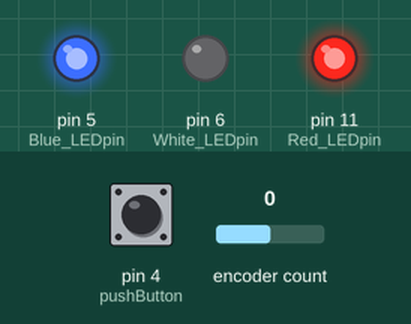
Simulated run of this sketch. Board: Arduino Uno, built with avr-gcc and run on an emulated ATmega328P. Shown: output pins drawn as LEDs (lit = HIGH). Inputs (shaded band) come from the test bench; at power-on: pin 4 (pushButton) HIGH, encoder count 0. What the sketch prints to the serial monitor is not drawn.

Above: at 0.55 s.
Timing chart, 0 to 3.5 s (numbered marks = the images above):
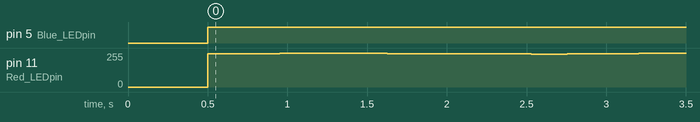

Measured:
- by itself, pin 5 (Blue_LEDpin): LOW → HIGH at 0.50 s
- by itself, pin 11 (Red_LEDpin): repeats every 2.3 s: 251/255 0.23 s, 253/255 0.68 s, 251/255 0.23 s, 250/255 0.23 s, 249/255 0.23 s, 248/255 0.23 s, 247/255 0.23 s, 248/255 0.23 s

The sketch:

ESI_N_1_Standalone_Control_Rev3.ino
```cpp
// Here's an encoder reader that maps and limits the output
// Encoder value is sent to serial, and PWM light outputs .
//  This is built around the N=1 test standalone test fixture board
//  and the Sparkfun RBG push-button encoder. (which needs a pull down resitor BTW)

//  Rev 3 adds the push button function to latch the LED ON or OFF
// and when in toggled off mode, ping the RED led to indicate power and off/standby state.

// Use the softwareserial library to create a new "soft" serial port
// for the display. This prevents display corruption when uploading code.
#include <SoftwareSerial.h>

// Attach the serial display's RX line to digital pin 2
SoftwareSerial LCDSerial(12,13); // pin 2 = TX, pin 3 = RX (unused)

#include <ClickEncoder.h>
#include <TimerOne.h>


#define ENC_FLAKY
ClickEncoder *encoder;
int16_t last, value, b, last2, wiggle, lastB;
boolean  toggleState = 0;
boolean buttOn;

int Wiggle[]    = {1,    4,    6,  6,    6,    4,     3,   2,   1,   0};

int  Red_LEDpin = 11;
int  Green_LEDpin = 6;
int  Blue_LEDpin = 5;
int  White_LEDpin = 6;
int  knobValue;
int  scaler = 25;
int  pushButton = 4;

void timerIsr() {
  encoder->service();
}


//    setup section _________________________________________________________________________

void setup()
{
  LCDSerial.begin(9600); // set up serial port for 9600 baud
  delay(500); // wait for display to boot up

  encoder = new ClickEncoder(3, 2, 4);
  Timer1.initialize(1000);
  Timer1.attachInterrupt(timerIsr);

  last = -1;

  Serial.begin(9600);
  Serial.println("Start");

  pinMode(pushButton, INPUT);


}

//    looping section _________________________________________________________________________

void loop()
{
  knobValue = getEncoder();
 // knobValue = 100;
  b = digitalRead(pushButton);

  toggleState = toggle(b,toggleState);    // functin to return a 1 or a 0 if the push botton has been pressed/toggle style

 // analogWrite(White_LEDpin, knobValue);

  if(toggleState == 255)
  {
    //We need to flip the knob values to shine the LEDs properly, 255=0ff ect ect.
    //The PWM for an LED goes here:_______________

  analogWrite(White_LEDpin, knobValue);
//  Timer1.pwm(White_LEDpin, knobValue, 1000);
  knobValue=map( knobValue, 0,255,255,0);

  analogWrite(Blue_LEDpin, breath(knobValue));
 // analogWrite(Green_LEDpin, breath(knobValue));
  analogWrite(Red_LEDpin, 255);
  }
  else
  {
        //The PWM for an LED goes here:_______________
  analogWrite(White_LEDpin, 0);
  analogWrite(Blue_LEDpin, 255);
 // analogWrite(Green_LEDpin, 255);
  analogWrite(Red_LEDpin, breath(247));
  delay(100);
  }

  delay(125);

}


//    support functions section _________________________________________________________________________


int  getEncoder(void)
{


     value += (encoder->getValue()*scaler);


//limit the output to greater than zero
  if (value < 0){
    value = 0;
  }

  // but less than 255
  if (value > 255){
    value = 255;
  }


  if (value != last)
  {
    last = value;
    Serial.print("Encoder Value: ");
    Serial.println(value);
  }

  return value;
}


//  This just moves the input up and down by a few counts to simulate a breathing rythm)
int  breath(int wind)
{

  wind = wind + Wiggle[wiggle];

  if(wiggle < 9)
  {
    wiggle++;
  }
  else
  wiggle =0;

  //limit the output to greater than zero
  if (wind < 0){
    wind = 0;
  }

  // but less than 255
  if (wind > 255){
    wind = 255;
  }


  return wind;
}

//---------------------------------------------------------
//Toggle function that compares last reads to current reads and sets a toggle output bit
int toggle(int Bin, boolean toggleBit)
{

  if(Bin != lastB)
{
//  Serial.println("button pushed/released");
 // Serial.println(b);
  lastB=b;

  //and if, that push is to a 1, then the pushbutton toggle has been set
  if(Bin == 1)
  {
    toggleBit = ~toggleBit;
    Serial.print("toggle state = ");
    Serial.println(toggleBit);
  }
}

return toggleBit;
}
```
